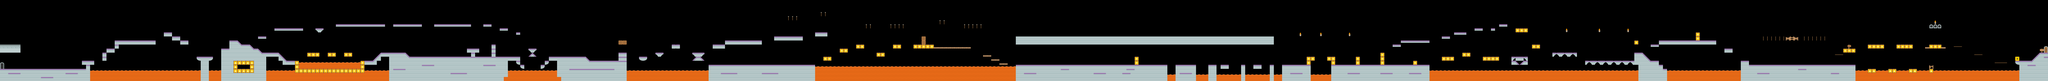

Rendered tile map (Tiled .tmx) drawn with the repository's tilesets; below, a short description and the map source with its tile grids summarised:
An orthogonal 500x20 tile map with 70x70 px tiles, 1 tile layer (Tile Layer 1) and 514 objects (314x Item, 150x Floor, 25x Enemy, 16x DieZone, 6x EffectItem, ...).

<map version="1.0" orientation="orthogonal" renderorder="right-down" width="500" height="20" tilewidth="70" tileheight="70">
 <tileset firstgid="1" name="tiles_spritesheet" tilewidth="70" tileheight="70" spacing="2">
  <image source="tiles_spritesheet.png" width="914" height="936" />
 </tileset>
 <layer name="Tile Layer 1" width="500" height="20">
  <data>[10000 cells, 2430 non-empty, 35 distinct tile ids]</data>
 </layer>
 <objectgroup name="Objects">
  <object name="Player" type="Player" x="187" y="1086" width="66" height="92">
   <properties>
    <property name="AnimationDelay" value="0.1" />
    <property name="ClimbCount" value="2" />
    <property name="ClimbPath" value="alienBlue_climb%d.png" />
    <property name="CollisionBitmask" value="2" />
    <property name="DuckCount" value="1" />
    <property name="DuckPath" value="alienBlue_duck%d.png" />
    <property name="DynamicBody" value="true" />
    <property name="GravityEnable" value="true" />
    <property name="HurtCount" value="1" />
    <property name="HurtPath" value="alienBlue_hurt%d.png" />
    <property name="ImageCount" value="1" />
    <property name="ImagePath" value="alienBlue_idle%d.png" />
    <property name="JumpCount" value="1" />
    <property name="JumpPath" value="alienBlue_jump%d.png" />
    <property name="RunCount" value="2" />
    <property name="RunPath" value="alienBlue_walk%d.png" />
    <property name="SwimCount" value="2" />
    <property name="SwimPath" value="alienBlue_swim%d.png" />
   </properties>
  </object>
  <object name="Floor" type="Floor" x="0" y="1190" width="1540" height="210">
   <properties>
    <property name="CollisionBitmask" value="3" />
    <property name="Rotation" value="0.00" />
   </properties>
  </object>
  <object name="Water" type="DieZone" x="1540" y="1260" width="1890" height="140">
   <properties>
    <property name="CollisionBitmask" value="1" />
    <property name="DynamicBody" value="false" />
   </properties>
  </object>
  <object name="Floor" type="Floor" x="1400" y="1050" width="210" height="70">
   <properties>
    <property name="CollisionBitmask" value="3" />
    <property name="Rotation" value="0.00" />
   </properties>
  </object>
  <object name="Floor" type="Floor" x="1470" y="1120" width="70" height="70">
   <properties>
    <property name="CollisionBitmask" value="3" />
    <property name="Rotation" value="0.00" />
   </properties>
  </object>
  <object name="Floor" type="Floor" x="1750" y="910" width="70" height="140">
   <properties>
    <property name="CollisionBitmask" value="3" />
    <property name="Rotation" value="0.00" />
   </properties>
  </object>
  <object name="Floor" type="Floor" x="1820" y="840" width="140" height="70">
   <properties>
    <property name="CollisionBitmask" value="3" />
    <property name="Rotation" value="0.00" />
   </properties>
  </object>
  <object name="Floor" type="Floor" x="1960" y="700" width="700" height="70">
   <properties>
    <property name="CollisionBitmask" value="3" />
    <property name="Rotation" value="0.00" />
   </properties>
  </object>
  <object name="Floor" type="Floor" x="1960" y="770" width="70" height="70">
   <properties>
    <property name="CollisionBitmask" value="3" />
    <property name="Rotation" value="0.00" />
   </properties>
  </object>
  <object name="Floor" type="Floor" x="2800" y="560" width="140" height="70">
   <properties>
    <property name="CollisionBitmask" value="3" />
    <property name="Rotation" value="0.00" />
   </properties>
  </object>
  <object name="Floor" type="Floor" x="2940" y="630" width="140" height="70">
   <properties>
    <property name="CollisionBitmask" value="3" />
    <property name="Rotation" value="0.00" />
   </properties>
  </object>
  <object name="Floor" type="Floor" x="3080" y="700" width="140" height="70">
   <properties>
    <property name="CollisionBitmask" value="3" />
    <property name="Rotation" value="0.00" />
   </properties>
  </object>
  <object name="Floor" type="Floor" x="3360" y="980" width="280" height="70">
   <properties>
    <property name="CollisionBitmask" value="3" />
    <property name="Rotation" value="0.00" />
   </properties>
  </object>
  <object name="Floor" type="Floor" x="3430" y="1050" width="140" height="350">
   <properties>
    <property name="CollisionBitmask" value="3" />
    <property name="Rotation" value="0.00" />
   </properties>
  </object>
  <object name="Floor" type="Floor" x="3920" y="700" width="140" height="70">
   <properties>
    <property name="CollisionBitmask" value="3" />
    <property name="Rotation" value="0.00" />
   </properties>
  </object>
  <object name="Floor" type="Floor" x="3920" y="770" width="350" height="70">
   <properties>
    <property name="CollisionBitmask" value="3" />
    <property name="Rotation" value="0.00" />
   </properties>
  </object>
  <object name="Floor" type="Floor" x="3780" y="840" width="630" height="560">
   <properties>
    <property name="CollisionBitmask" value="3" />
    <property name="Rotation" value="0.00" />
   </properties>
  </object>
  <object name="Floor" type="Floor" x="4410" y="910" width="140" height="490">
   <properties>
    <property name="CollisionBitmask" value="3" />
    <property name="Rotation" value="0.00" />
   </properties>
  </object>
  <object name="Floor" type="Floor" x="4550" y="910" width="210" height="70">
   <properties>
    <property name="CollisionBitmask" value="3" />
    <property name="Rotation" value="0.00" />
   </properties>
  </object>
  <object name="Floor" type="Floor" x="4830" y="1050" width="210" height="70">
   <properties>
    <property name="CollisionBitmask" value="3" />
    <property name="Rotation" value="0.00" />
   </properties>
  </object>
  <object name="Floor" type="Floor" x="4760" y="980" width="70" height="70">
   <properties>
    <property name="CollisionBitmask" value="3" />
    <property name="Rotation" value="0.00" />
   </properties>
  </object>
  <object name="Floor" type="Floor" x="4410" y="630" width="142" height="50">
   <properties>
    <property name="CollisionBitmask" value="3" />
    <property name="Rotation" value="0.00" />
   </properties>
  </object>
  <object name="Floor" type="Floor" x="4690" y="490" width="498" height="46">
   <properties>
    <property name="CollisionBitmask" value="3" />
    <property name="Rotation" value="0.00" />
   </properties>
  </object>
  <object name="Floor" type="Floor" x="5390" y="490" width="140" height="70">
   <properties>
    <property name="CollisionBitmask" value="3" />
    <property name="Rotation" value="0.00" />
   </properties>
  </object>
  <object name="Floor" type="Floor" x="5040" y="1050" width="70" height="210">
   <properties>
    <property name="CollisionBitmask" value="3" />
    <property name="Rotation" value="0.00" />
   </properties>
  </object>
  <object name="Floor" type="Floor" x="5250" y="910" width="210" height="70">
   <properties>
    <property name="CollisionBitmask" value="3" />
    <property name="Rotation" value="0.00" />
   </properties>
  </object>
  <object name="Floor" type="Floor" x="5110" y="1190" width="1120" height="70">
   <properties>
    <property name="CollisionBitmask" value="3" />
    <property name="Rotation" value="0.00" />
   </properties>
  </object>
  <object name="Floor" type="Floor" x="6160" y="1050" width="70" height="140">
   <properties>
    <property name="CollisionBitmask" value="3" />
    <property name="Rotation" value="0.00" />
   </properties>
  </object>
  <object name="Floor" type="Floor" x="5600" y="910" width="140" height="70">
   <properties>
    <property name="CollisionBitmask" value="3" />
    <property name="Rotation" value="0.00" />
   </properties>
  </object>
  </objectgroup>
</map>
<!-- 485 of 514 objects omitted -->
